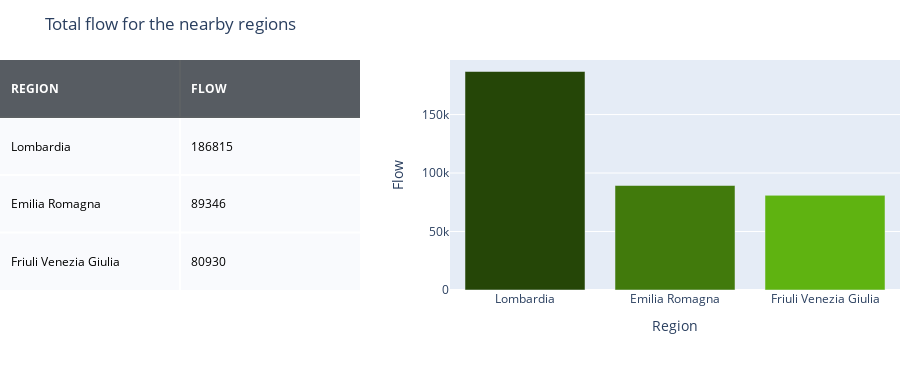

This figure's notebook cell:
### Code cell
#######4.1: STUDY OF THE FLUXES OF NEARBY REGIONS TO FIND WHICH OF THE THREE DIRECTIONS HAS TO BE PRIORITIZED######

#Function to calculate the total flow of the regions of interest 
def flow_regions(info_data, cod_all_prov):
    flow_sum=info_data.groupby(info_data['COD_PRO'].isin(cod_all_prov))['FLOW'].sum()
    flow_sum=flow_sum.reset_index()
    return flow_sum['FLOW'][flow_sum['COD_PRO'] == True][0]
    
#Create a dictionary for the the total flux for the different regions 
d_flow = {}
for i in range(len(reg)):
    d_flow[reg[i]] = flow_regions(data_reg[reg[i]], d[reg[i]]['COD_PRO'].values[:])
    
    
#Dataframe with the total flux for the regions of interest, flow: REGION|FLOW|
flow= pd.DataFrame(d_flow.items(), columns=['REGION', 'FLOW']).sort_values(by='FLOW', ascending=False)


#Display the results
import plotly.graph_objs as go
import plotly.figure_factory as ff


table_color =  [[0, '#272D31'],[.5, '#ffffff'],[1, '#ffffff']]

# Initialize a figure with ff.create_table(table_data)
fig = ff.create_table(flow, height_constant=80, colorscale=table_color) # font_colors=font)#colorscale

color_dict = ['#254607','#417a0c','#5fb311']
fig.add_trace(go.Bar(x = flow["REGION"], y = flow["FLOW"],
                        marker_color=color_dict,
                        name='Flow',
                        xaxis='x2', yaxis='y2',
                        ))
    
fig.update_layout(
    title_text = 'Total flow for the nearby regions',
    margin = {'t':60, 'b':80, },
    xaxis = {'domain': [0, .4]},
    xaxis2 = {'domain': [0.5, 1.], 'title':'Region'},
    yaxis2 = {'domain': [0, 1], 'anchor': 'x2', 'title': 'Flow'}
)

fig.show()

### Figure 1 — Plotly figure (JSON) as saved in the notebook; plotly's stock layout.template omitted (floating-point values rounded to 4 significant figures)
{"data": [{"colorscale": [[0, "#272D31"], [0.5, "#ffffff"], [1, "#ffffff"]], "hoverinfo": "none", "opacity": 0.75, "showscale": false, "type": "heatmap", "z": [[0, 0], [0.5, 0.5], [1, 1], [0.5, 0.5]]}, {"marker": {"color": ["#254607", "#417a0c", "#5fb311"]}, "name": "Flow", "type": "bar", "x": ["Lombardia", "Emilia Romagna", "Friuli Venezia Giulia"], "xaxis": "x2", "y": [186815, 89346, 80930], "yaxis": "y2"}], "layout": {"annotations": [{"align": "left", "font": {"color": "#ffffff"}, "showarrow": false, "text": "<b>REGION</b>", "x": -0.45, "xanchor": "left", "xref": "x", "y": 0, "yref": "y"}, {"align": "left", "font": {"color": "#ffffff"}, "showarrow": false, "text": "<b>FLOW</b>", "x": 0.55, "xanchor": "left", "xref": "x", "y": 0, "yref": "y"}, {"align": "left", "font": {"color": "#000000"}, "showarrow": false, "text": "Lombardia", "x": -0.45, "xanchor": "left", "xref": "x", "y": 1, "yref": "y"}, {"align": "left", "font": {"color": "#000000"}, "showarrow": false, "text": "186815", "x": 0.55, "xanchor": "left", "xref": "x", "y": 1, "yref": "y"}, {"align": "left", "font": {"color": "#000000"}, "showarrow": false, "text": "Emilia Romagna", "x": -0.45, "xanchor": "left", "xref": "x", "y": 2, "yref": "y"}, {"align": "left", "font": {"color": "#000000"}, "showarrow": false, "text": "89346", "x": 0.55, "xanchor": "left", "xref": "x", "y": 2, "yref": "y"}, {"align": "left", "font": {"color": "#000000"}, "showarrow": false, "text": "Friuli Venezia Giulia", "x": -0.45, "xanchor": "left", "xref": "x", "y": 3, "yref": "y"}, {"align": "left", "font": {"color": "#000000"}, "showarrow": false, "text": "80930", "x": 0.55, "xanchor": "left", "xref": "x", "y": 3, "yref": "y"}], "height": 370, "margin": {"b": 80, "l": 0, "r": 0, "t": 60}, "title": {"text": "Total flow for the nearby regions"}, "xaxis": {"domain": [0, 0.4], "dtick": 1, "gridwidth": 2, "showticklabels": false, "tick0": -0.5, "ticks": "", "zeroline": false}, "xaxis2": {"domain": [0.5, 1], "title": {"text": "Region"}}, "yaxis": {"autorange": "reversed", "dtick": 1, "gridwidth": 2, "showticklabels": false, "tick0": 0.5, "ticks": "", "zeroline": false}, "yaxis2": {"anchor": "x2", "domain": [0, 1], "title": {"text": "Flow"}}}}
